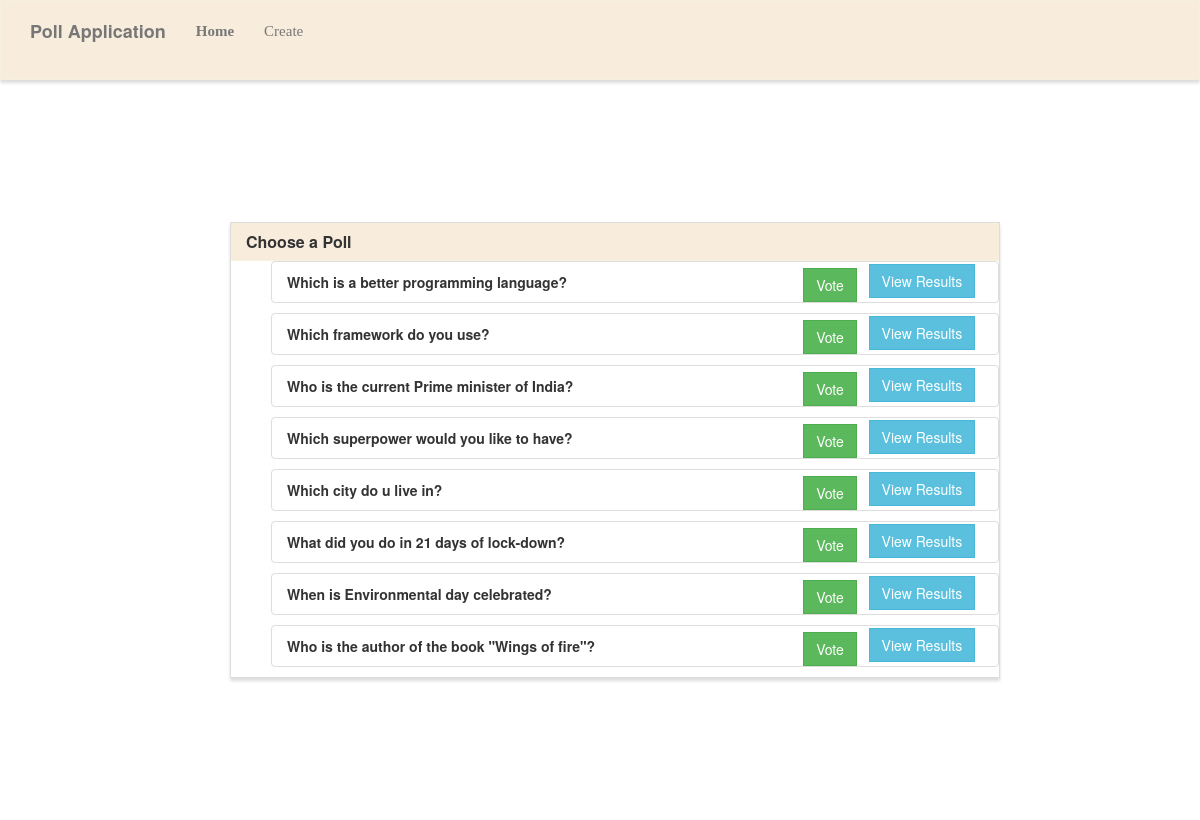
The page / on the database its author committed.
### poll/models.py (models this page shows, shortened)
class Poll(models.Model):
    question=models.TextField()
    option_one=models.CharField(max_length=20,null=True, blank=True)
    option_two=models.CharField(max_length=20,null=True, blank=True)
    option_three=models.CharField(max_length=20,null=True, blank=True)
    count_op1=models.IntegerField(default=0, null=True, blank=True)
    count_op2=models.IntegerField(default=0, null=True, blank=True)
    count_op3=models.IntegerField(default=0, null=True, blank=True)

### poll/views.py (the view)
# urls.py: 2. Add a URL to urlpatterns:  path('', views.home, name='home')
def home(request):
    polls = Poll.objects.all()
    return render(request,"home.html",{'polls':polls})

### poll/templates/home.html (shortened to what this page needs)
{% extends "base.html" %}
{% block main %}
<div class="row" style="height:90vh;display: flex; align-items: center;justify-content: center; width:1200px;">
    <div class="col-md-2"></div>
    <div class="col-md-8" >
        <div class="panel panel-default">
            <div class="panel-heading" style="position: relative;">
                <h3 class="panel-title">Choose a Poll</h3>
            </div>
    {% for poll in polls %}
    <ul >
<li class="list-group-item" >
    <strong>{{ poll.question }}</strong>
    <span class="pull-right">
        <a href= "vote/{{poll.id}}/" class="btn btn-success btn-small " style="display: inline;">Vote</a> &nbsp;
        <a href="results/{{poll.id}}/" class="btn btn-info btn-small" style="margin-top: -8px;">View Results</a> &nbsp;
    </span>
</li>
</ul>
{% endfor %}
        </div>
    </div>
    <div class="col-md-2"></div>
</div>
{% endblock %}

### poll/templates/base.html (shortened to what this page needs)
<!DOCTYPE html>
<html lang="en">
    <head>
        <link rel="stylesheet" href="https://maxcdn.bootstrapcdn.com/bootstrap/3.3.7/css/bootstrap.min.css">
        <link rel="stylesheet" type="text/css" href="" />
    </head>
    <body>
        <nav class="navbar navbar-default" role="navigation">
            <div class="container">
                <div class="navbar-header">
                    <a class="navbar-brand" href="#">Poll Application</a>
                </div>
                <div class="collapse navbar-collapse navbar-ex1-collapse">
                    <ul class="nav navbar-nav">
                        <li style="font-size: 15px;font-weight: bold;font-family:verdana;color: white;"><a href="/">Home</a></li>
                        <li style="font-size: 15px; font-family:verdana;color: rgb(12, 11, 11);"><a href="/create/">Create</a></li>
                    </ul>
                </div>
            </div>
        </nav>
        <div class="container">
            {% block main %}{% endblock %}
        </div>
    </body>
</html>

### poll/templates/base.html (style rules this page uses)
.navbar-default, .btn, .form-control, .panel { border-radius: 0; }
.navbar-default { background-color: rgba(245, 227, 201, 0.651); border-color: rgba(245, 245, 220, .6); box-shadow: 0px 3px 3px 0px #ddd; height: 10vh; color: white; }
.panel-default > .panel-heading { background-color: rgba(245, 227, 201, 0.651); border-color: rgba(245, 245, 220, .6); border-top-left-radius: 0; border-top-right-radius: 0; }
.panel { box-shadow: 0px 3px 3px 0px #ddd; }
a.navbar-brand, .panel-title { font-weight: bolder; }
.navbar-header { margin-top: 5px; }
.navbar-nav { margin-top: 5px; }

### rows shown on the page
Poll: question "Which is a better programming language?"
Poll: question "Which framework do you use?"
Poll: question "Who is the current Prime minister of India?"
Poll: question "Which superpower would you like to have?"
Poll: question "Which city do u live in?"
Poll: question "What did you do in 21 days of lock-down?"
Poll: question "When is Environmental day celebrated?"
Poll: question "Who is the author of the book \"Wings of fire\"?"
